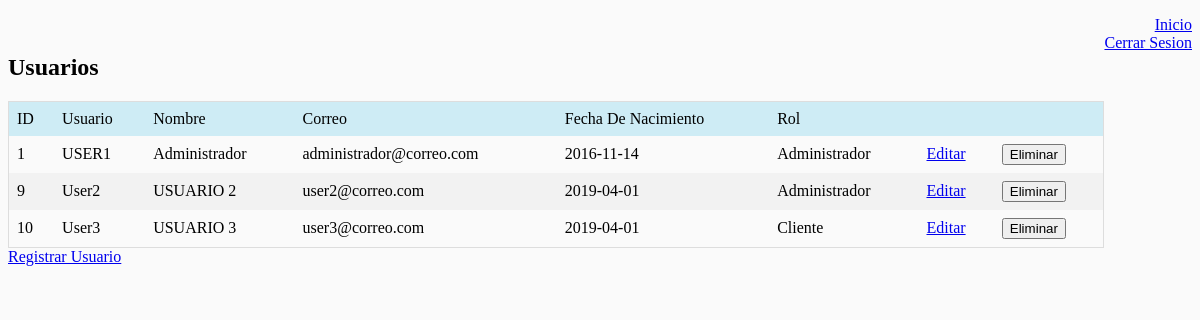
Page /?c=usuario (signed in) on the committed database.
### tables this page shows
CREATE TABLE `usuarios` (
  `usu_id` int(11) NOT NULL,
  `usu_user` varchar(60) NOT NULL,
  `usu_pwd` varchar(60) NOT NULL,
  `usu_nom` varchar(100) NOT NULL,
  `usu_ema` varchar(100) NOT NULL,
  `usu_fna` date NOT NULL,
  `usu_rol` int(1) NOT NULL
);

CREATE TABLE `roles` (
  `rol_id` int(11) NOT NULL,
  `rol_nom` varchar(40) NOT NULL
);

### controller/usuario.controller.php (called while the page is built, shortened)
<?php
require_once "model/usuario.php";
class UsuarioController{
    public function __CONSTRUCT(){
        $this->model=new Usuario();
    }
    public function Index(){
        require_once "view/header.php";
        require_once "view/usuario/index.php";
        require_once "view/footer.php";
    }
}

### model/database.php (called while the page is built, shortened)
<?php
class Database{
    public static function Conectar(){
        try{
            $conexion = new PDO('mysql:host='.self::server.';dbname='.self::dbname,self::dbuser,self::dbpass);
            $conexion->setAttribute(PDO::ATTR_ERRMODE, PDO::ERRMODE_EXCEPTION);
            return $conexion;
        }catch(PDOException $e){
            return "Error: ".$e->getMessage();
        }
    }
}

### model/usuario.php (called while the page is built, shortened)
<?php
    class Usuario{
    private $pdo;
    public function __CONSTRUCT(){
        $this->pdo= Database::Conectar();
    }
    public function Listar(){
        try{
        $consulta="SELECT *  FROM usuarios join roles on roles.rol_id=usuarios.usu_rol";
        $sentencia=$this->pdo->prepare($consulta);
        $sentencia->execute();
        return $sentencia->fetchAll(PDO::FETCH_OBJ);
        }catch(Exception $e){
            die($e->getMessager());
        }
    }
}
?>

### view/usuario/index.php (the view)
<h2>Usuarios</h2>
<table>
    <thead>
        <tr>
            <td>ID</td>
            <td>Usuario</td>
            <td>Nombre</td>
            <td>Correo</td>
            <td>Fecha De Nacimiento</td>
            <td>Rol</td>
            <td></td>
            <td></td>
        </tr>
    </thead>
    <tbody>
    <?php foreach($this->model->Listar() as $r):?>
        <tr>
            <td><?=$r->usu_id?></td>
            <td><?=$r->usu_user?></td>
            <td><?=$r->usu_nom?></td>
            <td><?=$r->usu_ema?></td>
            <td><?=$r->usu_fna?></td>
            <td><?=$r->rol_nom?></td>
            <td><a href="?c=usuario&a=Crear&id=<?=$r->usu_id?>">Editar</a></td>
            <td><button onclick="validationDelete('?c=usuario&a=Eliminar&id=<?=$r->usu_id?>',' el usuario <?=$r->usu_nom?>')">Eliminar</button></td>
        </tr>
    <?php endforeach;?>
    </tbody>
</table>
<a href="?c=usuario&a=Crear">Registrar Usuario</a>

### index.php (shortened to what this page needs)
<?php
require "model/database.php";
if(isset($_SESSION['user']) || (isset($_POST['user']) && isset($_POST['password']))) {
    if(!isset($_GET['c'])) {
        require_once "controller/home.controller.php";
        $controller = new HomeController();
        $accion= "Index";
        call_user_func(array ($controller, $accion));
    }else{
        $accion = isset($_GET['a']) ? $_GET['a'] : "Index";
        $controller = new $clase;
        call_user_func(array ($controller, $accion));
    }
}else{
        require_once "controller/usuario.controller.php";
        $controller = new UsuarioController();
        call_user_func(array ($controller, "Login"));
}

### view/header.php (shortened to what this page needs)
<!DOCTYPE html>
<html>
  <head>
    <link rel="stylesheet" type="text/css" href="assets/css/main.css">
  </head>
  <body>
  <a href="?c=home" style="float: right;">Inicio</a><br>
  <a href="?c=usuario&a=Cerrar" style="float: right;">Cerrar Sesion</a>
  <div style="overflow-x:auto;">

### view/footer.php (shortened to what this page needs)
</div>
</body>
</html>

### assets/css/main.css (style rules this page uses)
body { background-color: #FAFAFA; }
table { border-collapse: collapse; border-spacing: 0; width: 100%; border: 1px solid #ddd; }
th, td { text-align: left; padding: 8px; }
tr:nth-child(even) { background-color: #f2f2f2 }
thead { background-color: #CEECF5; }

### rows in the picture
usuarios: usu_id "1", usu_user "USER1", usu_nom "Administrador", usu_ema "administrador@correo.com", usu_fna "2016-11-14", usu_rol.rol_nom "Administrador"
usuarios: usu_id "9", usu_user "User2", usu_nom "USUARIO 2", usu_ema "user2@correo.com", usu_fna "2019-04-01", usu_rol.rol_nom "Administrador"
usuarios: usu_id "10", usu_user "User3", usu_nom "USUARIO 3", usu_ema "user3@correo.com", usu_fna "2019-04-01", usu_rol.rol_nom "Cliente"
